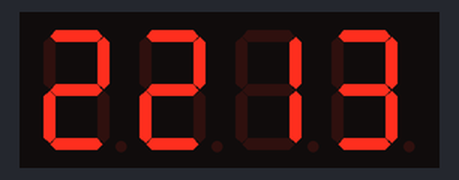
Recording of a sketch running on a simulated Arduino Uno, built with avr-gcc and run on an emulated ATmega328P. Parts: 4-digit seven-segment display. Wiring (inferred from the names in the program): 4-digit 7-segment display, segments lit when HIGH: segments pin 12, pin 8, pin 5, pin 3, pin 2, pin 11, pin 6, pin 4; digit selects pin 13, pin 10, pin 9, pin 7. The local clock reads 2024-03-15 10:24:30 at power-on unless the sketch sets it; the segment pins are drawn as the display they are named for.

Above: at 0.1 s.
At 64.6 s:
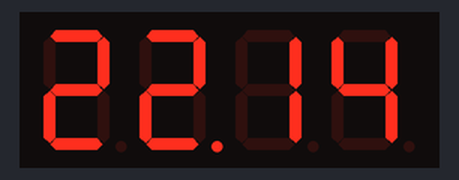
At 128.6 s:
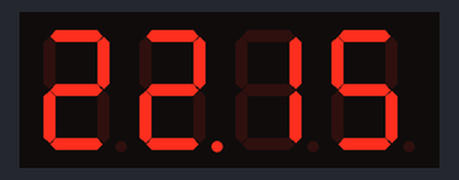

The sketch:

arduino-red-clock.ino
```cpp
// (licence header left out)
#include <DS3231.h>

// Our 7-segment display has the following pins:
//
//    D4  A  F  D3 D2 B
//     |  |  |  |  |  |
//  ----------------------
// |  __   __   __   __   |
// | |__| |__| |__| |__|  |
// | |__|.|__|.|__|.|__|. |
// |                      |
//  ----------------------
//     |  |  |  |  |  |
//     E  D  DP C  G  D1
//
// Pins A, B, C, D, E, F, G are anods (+) and correspond to the particular segments of one digit:
//
//   _A_
// F|   |
//  |_G_|B
// E|   |
//  |___|C
//    D
// Pin DP represents a digit dot.
// Four pins D1, D2, D3, D4 are catodes (-) and correspond to four digits we have on the display.
// So in order to display a digit we should close the circuit and apply potential difference between segments we want to light up
// and the catode that corresponds to the digit we want to show.
// For example, if we apply +5v to A, B, C, D1, D3, D4 and connect D2 to the ground we will create potential difference between
// the segments and the second digit catode, but not D1, D3, D4. This means only the second digit will light up and show "7".
// If we connect all D1, D2, D3, D4 to the ground, the "7" will appear in all positions.
// Therefore having 12 pins overall we can display any digit in one or several positions, but we cannot display
// different digits at the same time.
// To work it around we can display digits one by one with enough big frequency so that the human eye won't recognize any flickering.

// ====================================================
//                         PINS
// ====================================================

const int DISPLAY_PIN_A = 12;
const int DISPLAY_PIN_B = 8;
const int DISPLAY_PIN_C = 5;
const int DISPLAY_PIN_D = 3;
const int DISPLAY_PIN_E = 2;
const int DISPLAY_PIN_F = 11;
const int DISPLAY_PIN_G = 6;
const int DISPLAY_PIN_DP = 4;
const int DISPLAY_PIN_D1 = 13;
const int DISPLAY_PIN_D2 = 10;
const int DISPLAY_PIN_D3 = 9;
const int DISPLAY_PIN_D4 = 7;

// ====================================================
//                    CONFIGURATION
// ====================================================

/**
 * Now much time the digit should be displayed before switching to another position.
 * Big number may lead to noticeable blinking of digits.
 * The value is in milliseconds.
 */
const int DIGIT_DISPLAY_DELAY = 1;
/**
 * How often do we read the real time clock to get the new value.
 * The value is in milliseconds.
 */
const int READ_TIME_PERIOD = 1000;
/**
 * How often the middle dot blinks.
 * The value defines duration in milliseconds of the blink period that consists of switch on and off phases.
 */
const int DOT_BLINK_PERIOD = 1000;

// ====================================================
//                    DISPLAY CLASS
// ====================================================

/**
 * Provide an API to display digits on the 7-segment display.
 */
class Display {
public:
  /**
   * Constructor.
   * Initialize the object with pins connected to the display.
   * See above diagram for the particular meaning of each pin.
   */
  Display(int pin_a, int pin_b, int pin_c, int pin_d,
          int pin_e, int pin_f, int pin_g, int pin_dp,
          int pin_d1, int pin_d2, int pin_d3, int pin_d4)
  {
    // Save pins to the array.
    m_pins[Pins::A] = pin_a;
    m_pins[Pins::B] = pin_b;
    m_pins[Pins::C] = pin_c;
    m_pins[Pins::D] = pin_d;
    m_pins[Pins::E] = pin_e;
    m_pins[Pins::F] = pin_f;
    m_pins[Pins::G] = pin_g;
    m_pins[Pins::DP] = pin_dp;
    m_pins[Pins::D1] = pin_d1;
    m_pins[Pins::D2] = pin_d2;
    m_pins[Pins::D3] = pin_d3;
    m_pins[Pins::D4] = pin_d4;
    // Initialize pins.
    for (int i = 0; i < Pins::COUNT; i++) {
      pinMode(m_pins[i], OUTPUT);
      digitalWrite(m_pins[i], LOW);
    }
  }
  /**
   * Draw a digit at the given position.
   * Optionally display a dot.
   * @param pos Position of the digit (0-3).
   * @param digit Digit to draw (0-9).
   * @param displayDot Define whether the dot should be displayed.
   */
  void drawAt(int pos, int digit, bool displayDot = false)
  {
    // To avoid side-effects turn off all segments first.
    clean();
    // Set up which segments should light up keeping catodes in HIGH, so switched off.
    setDigit(digit);
    // Display the dot if requested.
    digitalWrite(m_pins[Pins::DP], displayDot ? HIGH : LOW);
    // Draw the digit on the requested position and light up segments.
    setPosition(pos);
    // Make a delay to make sure the digit becomes visible.
    delay(DIGIT_DISPLAY_DELAY);
  }

private:
  // Configuration of pins to display the particular digit.
  // Bits represent which segments should be siwtched on.
  // The order is following: A, B, C, D, E, F, G, 0. The least significant bit is always 0.
  static const byte D_0 = B11111100;
  static const byte D_1 = B01100000;
  static const byte D_2 = B11011010;
  static const byte D_3 = B11110010;
  static const byte D_4 = B01100110;
  static const byte D_5 = B10110110;
  static const byte D_6 = B10111110;
  static const byte D_7 = B11100000;
  static const byte D_8 = B11111110;
  static const byte D_9 = B11110110;
  /**
   * Array where each index maps to the corresponding pin configuration.
   * Used to simplify conversion from the digit to its configuration.
   */
  static const byte m_digits[10];
  /**
   * Enum that contains indices of pins in m_pins array.
   */
  enum Pins { A, B, C, D, E, F, G, DP, D1, D2, D3, D4, COUNT };
  /**
   * Map Pins enum to the particular values provided in the constructor.
   */
  int m_pins[Pins::COUNT];

  /**
   * Clean up the display.
   */
  void clean()
  {
    // Set all catodes to HIGH to clean up all digits.
    digitalWrite(m_pins[Pins::D1], HIGH);
    digitalWrite(m_pins[Pins::D2], HIGH);
    digitalWrite(m_pins[Pins::D3], HIGH);
    digitalWrite(m_pins[Pins::D4], HIGH);
  }
  /**
   * Setup the display to draw the given digit.
   * @param digit Digit to draw (0-9).
   */
  void setDigit(int digit)
  {
    // Use the mask that highlights one bit to go through the digit configuration
    // and check which segments should light up.
    // Start from the most significant one.
    byte mask = B10000000;
    // There are 7 bits in the configuration and the last one is always 0, so should be ignored.
    for (int i = 0; i < 7; i++) {
      digitalWrite(m_pins[i], (m_digits[digit] & mask) ? HIGH : LOW);
      // Switch to the next bit.
      mask = (mask >> 1);
    }
  }
  /**
   * Set up the display to draw at the particular position.
   * @param pos Position to draw at.
   */
  void setPosition(int pos)
  {
    // Selected position should be set to LOW in order to create potentials difference
    // and all other pins should be set to HIGH to prevent displaying anything on their positions.
    digitalWrite(m_pins[Pins::D1], pos == 0 ? LOW : HIGH);
    digitalWrite(m_pins[Pins::D2], pos == 1 ? LOW : HIGH);
    digitalWrite(m_pins[Pins::D3], pos == 2 ? LOW : HIGH);
    digitalWrite(m_pins[Pins::D4], pos == 3 ? LOW : HIGH);
  }
};

// Initialize map of digits to configurations.
static const byte Display::m_digits[10] = { D_0, D_1, D_2, D_3, D_4, D_5, D_6, D_7, D_8, D_9 };

// ====================================================
//                    VARIABLES
// ====================================================

/**
 * Real time clock module controller.
 */
DS3231 clock;
/**
 * Seven-segment display of four digits controller.
 */
Display d(DISPLAY_PIN_A, DISPLAY_PIN_B, DISPLAY_PIN_C, DISPLAY_PIN_D, DISPLAY_PIN_E, DISPLAY_PIN_F, DISPLAY_PIN_G,
          DISPLAY_PIN_DP, DISPLAY_PIN_D1, DISPLAY_PIN_D2, DISPLAY_PIN_D3, DISPLAY_PIN_D4);
/**
 * Current time and date value.
 */
RTCDateTime currentDateTime;
/**
 * Timestamp that defines when the data time value has been read.
 */
unsigned long lastReadTimestamp;

// ====================================================
//                 SETUP AND MAIN LOOP
// ====================================================

void setup()
{
  // Initialize DS3231 clock module.
  clock.begin();
  // Set up compilation time to synchronize the clock.
  clock.setDateTime(__DATE__, __TIME__);
  // Read initial time value.
  currentDateTime = clock.getDateTime();
  lastReadTimestamp = millis();
}

void loop()
{
  // Update time value every READ_TIME_PERIOD milliseconds.
  if (millis() - lastReadTimestamp >= READ_TIME_PERIOD) {
    currentDateTime = clock.getDateTime();
    lastReadTimestamp = millis();
  }
  // Blink the middle dot every DOT_BLINK_PERIOD milliseconds.
  // One blink consists of turning on and off the dot for equal period of time.
  // If the blink period is DOT_BLINK_PERIOD we should turn on the dot for DOT_BLINK_PERIOD / 2 milliseconds.
  bool blinkingDotState = millis() % DOT_BLINK_PERIOD >= DOT_BLINK_PERIOD / 2;
  // Drasw the first digit of hours.
  d.drawAt(0, currentDateTime.hour / 10);
  // Drasw the second digit of hours and blink the dot.
  d.drawAt(1, currentDateTime.hour % 10, blinkingDotState);
  // Drasw first digit of minutes.
  d.drawAt(2, currentDateTime.minute / 10);
  // Drasw second digit of minutes.
  d.drawAt(3, currentDateTime.minute % 10);
}
```
